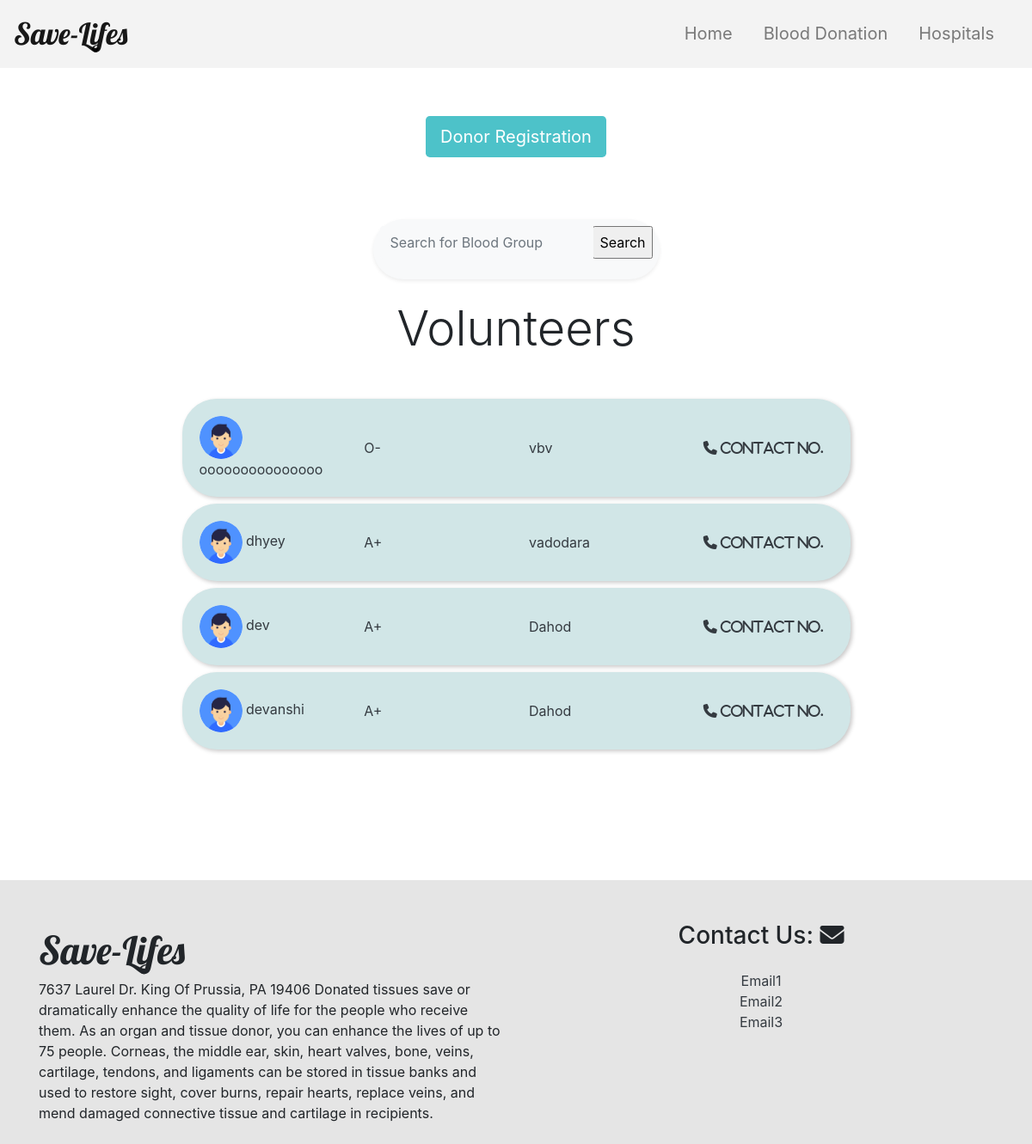
Before: /Blood_Donation/Volunteer/ with the older database file.
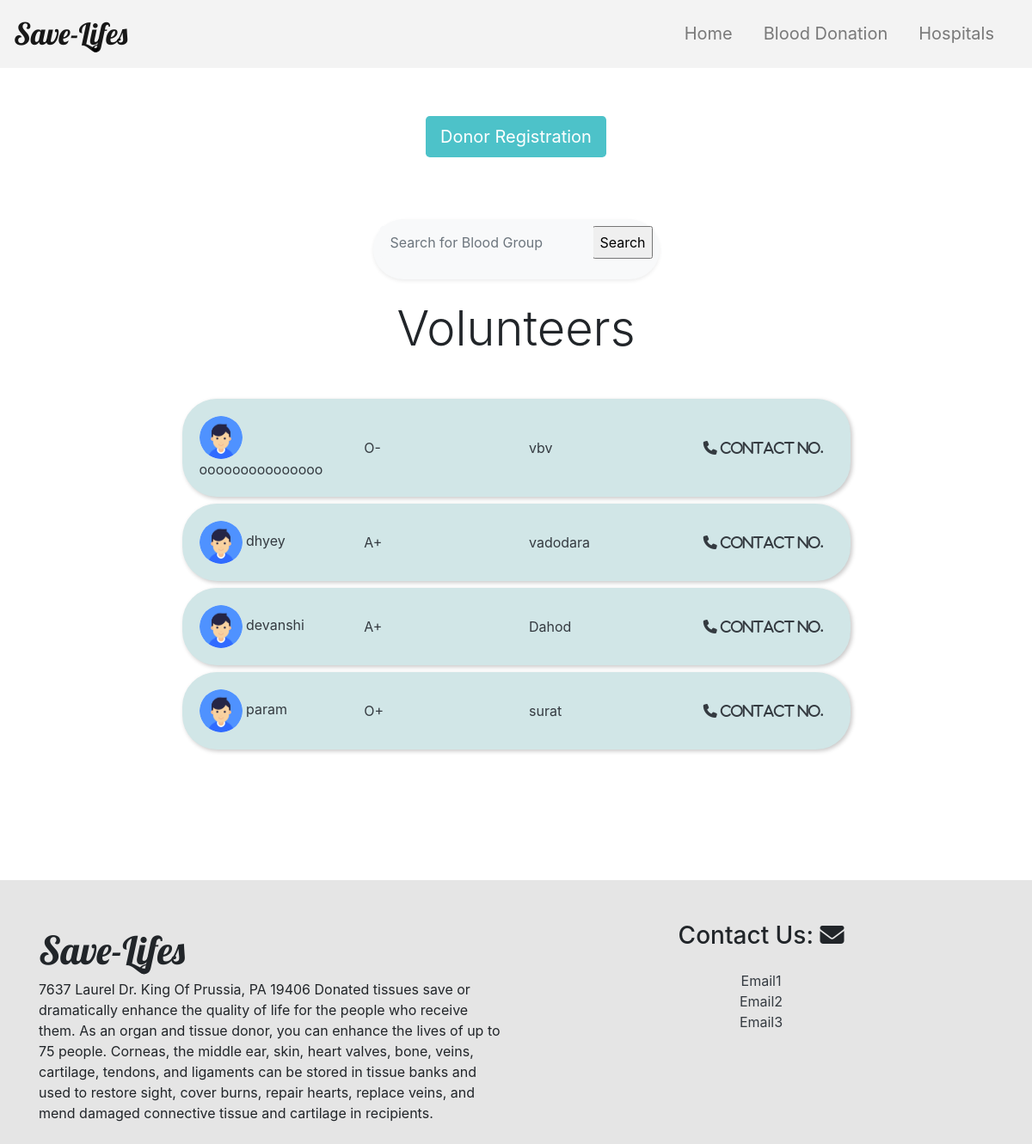
After: the same page with the newer database file.
### blood_donation/models.py (models this page shows)
class Volunteer(models.Model):
    volunteer_email=models.CharField(max_length=50,primary_key=True,help_text ='write your email')
    volunteer_name=models.CharField(max_length=30)
    volunteer_city=models.CharField(max_length=20)
    volunteer_mobile_no=models.CharField(max_length=10)
    volunteer_bloodGroup=models.CharField(max_length=10,default=None)
    volunteer_gender=models.CharField(max_length=10,default=None)

### blood_donation/views.py (the view)
# urls.py: url('Volunteer/',VolunteerPage),
def VolunteerPage(request):
    volunteers=Volunteer.objects.all()
    return render(request, 'volunteer.html',  {'volunteers':volunteers})

### blood_donation/templates/volunteer.html (shortened to what the changed rows need)
<html>
<head>
    {% load static %}
    <link rel="stylesheet" type="text/css" href="{% static 'css/style3.css' %}">
    <link rel="stylesheet" href="https://stackpath.bootstrapcdn.com/bootstrap/4.4.1/css/bootstrap.min.css">
</head>
<body>
    <div class="container">
        {% if volunteers %}
            <h2 class="mb-5 text-center display-4">Volunteers</h2>
        {% endif %}
        {% for vol in volunteers%}
        <div class="card my-2 text-dark biLeft " style="background:rgb(209, 230, 231) ;width: 70%; margin: auto;border-radius: 40px;  box-shadow: 2px 2px 5px .1px rgb(201, 200, 200);border:none">
            <div class="card-body">
                <div class="row">
                    <div class="col">
                        <img src="{% static 'images/user.png' %}" alt="Avatar" style="width:50px; border-radius: 50%;">  {{vol.volunteer_name}}
                    </div>
                    <div class="col">
                         {{vol.volunteer_bloodGroup}}
                    </div>
                    <div class="col">
                         {{vol.volunteer_city}}
                    </div>
                    <div class="col text-center">
                        <i class="fa fa-phone" aria-hidden="true"> Contact No.</i>
                    </div>
                </div>
            </div>
        </div>
         {% endfor%}
    <br>
    <br>
    <br>
    <br>
    <br>
    <br>
   </div>
</body>

Changed rows visible on the page:
removed Volunteer: volunteer_name "dev", volunteer_bloodGroup "A+", volunteer_city "Dahod"
added Volunteer: volunteer_name "param", volunteer_bloodGroup "O+", volunteer_city "surat"
